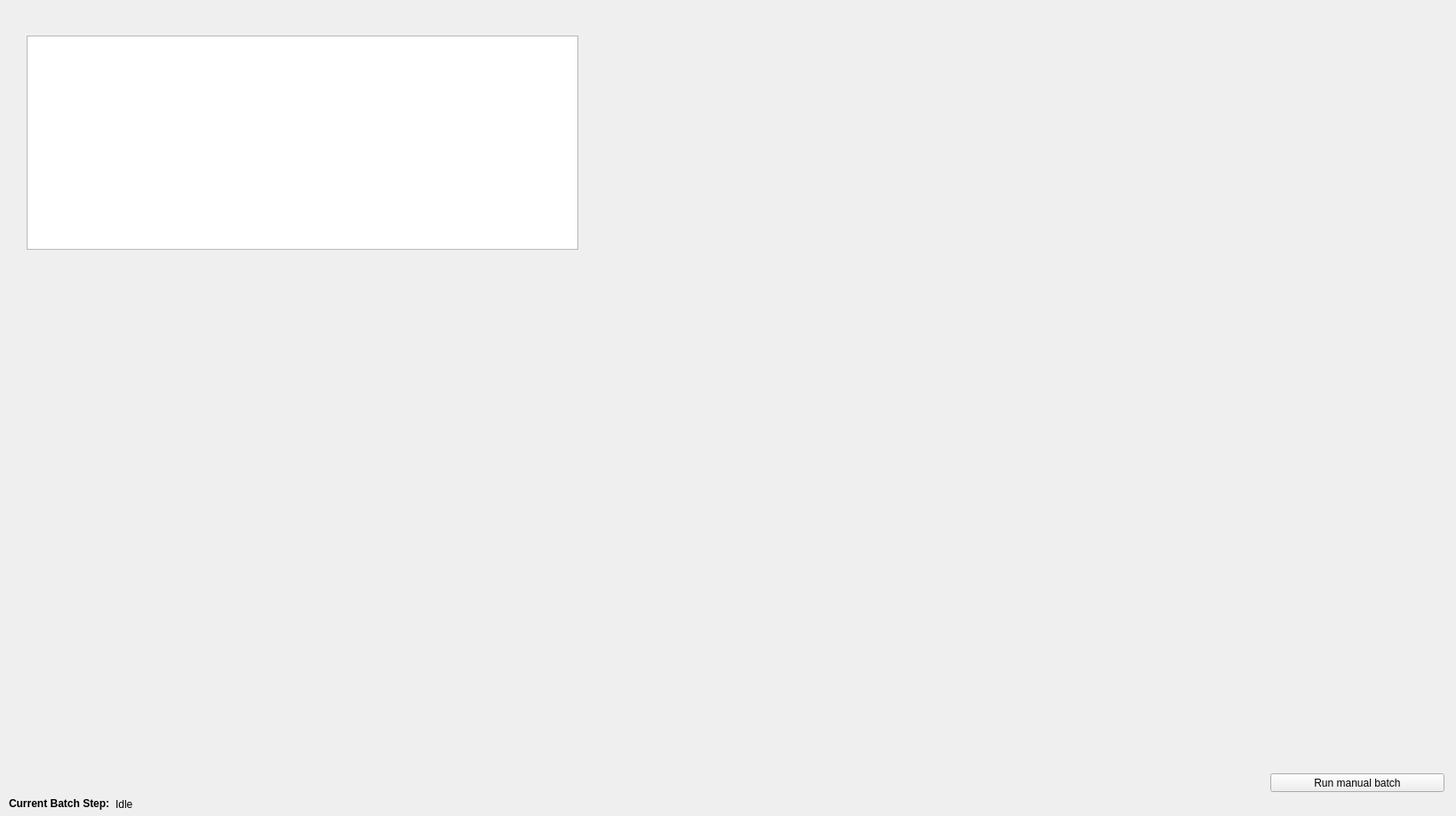
<?xml version="1.0" encoding="UTF-8"?>
<ui version="4.0">
 <class>Form</class>
 <widget class="QWidget" name="Form">
  <property name="geometry">
   <rect>
    <x>0</x>
    <y>0</y>
    <width>1639</width>
    <height>918</height>
   </rect>
  </property>
  <property name="windowTitle">
   <string>Form</string>
  </property>
  <widget class="QWidget" name="layoutWidget">
   <property name="geometry">
    <rect>
     <x>10</x>
     <y>895</y>
     <width>971</width>
     <height>19</height>
    </rect>
   </property>
   <layout class="QHBoxLayout" name="horizontalLayout_3">
    <item>
     <widget class="QLabel" name="label_25">
      <property name="sizePolicy">
       <sizepolicy hsizetype="Maximum" vsizetype="Preferred">
        <horstretch>0</horstretch>
        <verstretch>0</verstretch>
       </sizepolicy>
      </property>
      <property name="text">
       <string>&lt;html&gt;&lt;head/&gt;&lt;body&gt;&lt;p&gt;&lt;span style=&quot; font-weight:600;&quot;&gt;Current Batch Step:&lt;/span&gt;&lt;/p&gt;&lt;/body&gt;&lt;/html&gt;</string>
      </property>
     </widget>
    </item>
    <item>
     <widget class="QLabel" name="label_batch_step">
      <property name="text">
       <string>Idle</string>
      </property>
     </widget>
    </item>
   </layout>
  </widget>
  <widget class="QPushButton" name="push_run_batch_manual">
   <property name="geometry">
    <rect>
     <x>1430</x>
     <y>870</y>
     <width>196</width>
     <height>21</height>
    </rect>
   </property>
   <property name="sizePolicy">
    <sizepolicy hsizetype="Maximum" vsizetype="Fixed">
     <horstretch>0</horstretch>
     <verstretch>0</verstretch>
    </sizepolicy>
   </property>
   <property name="text">
    <string>Run manual batch</string>
   </property>
  </widget>
  <widget class="QWidget" name="verticalLayoutWidget">
   <property name="geometry">
    <rect>
     <x>670</x>
     <y>10</y>
     <width>961</width>
     <height>856</height>
    </rect>
   </property>
   <layout class="QVBoxLayout" name="layout_batch_manual">
    <property name="sizeConstraint">
     <enum>QLayout::SetNoConstraint</enum>
    </property>
   </layout>
  </widget>
  <widget class="QTableWidget" name="tableWidget_sample_def">
   <property name="geometry">
    <rect>
     <x>30</x>
     <y>40</y>
     <width>621</width>
     <height>241</height>
    </rect>
   </property>
  </widget>
 </widget>
 <resources/>
 <connections/>
</ui>
